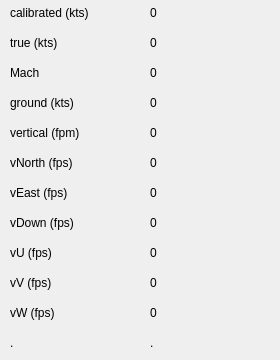
    <widget class="QWidget" name="tab_2">
     <attribute name="title">
      <string>Speed</string>
     </attribute>
     <widget class="QLabel" name="dataLabel_19">
      <property name="geometry">
       <rect>
        <x>150</x>
        <y>184</y>
        <width>121</width>
        <height>17</height>
       </rect>
      </property>
      <property name="text">
       <string>0</string>
      </property>
     </widget>
     <widget class="QLabel" name="dataLabel_22">
      <property name="geometry">
       <rect>
        <x>150</x>
        <y>274</y>
        <width>121</width>
        <height>17</height>
       </rect>
      </property>
      <property name="text">
       <string>0</string>
      </property>
     </widget>
     <widget class="QLabel" name="outputlabel_13">
      <property name="geometry">
       <rect>
        <x>10</x>
        <y>274</y>
        <width>111</width>
        <height>17</height>
       </rect>
      </property>
      <property name="text">
       <string>vV (fps)</string>
      </property>
     </widget>
     <widget class="QLabel" name="outputlabel_14">
      <property name="geometry">
       <rect>
        <x>10</x>
        <y>94</y>
        <width>111</width>
        <height>17</height>
       </rect>
      </property>
      <property name="text">
       <string>ground (kts)</string>
      </property>
     </widget>
     <widget class="QLabel" name="dataLabel_23">
      <property name="geometry">
       <rect>
        <x>150</x>
        <y>304</y>
        <width>121</width>
        <height>17</height>
       </rect>
      </property>
      <property name="text">
       <string>0</string>
      </property>
     </widget>
     <widget class="QLabel" name="dataLabel_14">
      <property name="geometry">
       <rect>
        <x>150</x>
        <y>34</y>
        <width>121</width>
        <height>17</height>
       </rect>
      </property>
      <property name="text">
       <string>0</string>
      </property>
     </widget>
     <widget class="QLabel" name="outputlabel_15">
      <property name="geometry">
       <rect>
        <x>10</x>
        <y>4</y>
        <width>111</width>
        <height>17</height>
       </rect>
      </property>
      <property name="text">
       <string>calibrated (kts)</string>
      </property>
     </widget>
     <widget class="QLabel" name="outputlabel_16">
      <property name="geometry">
       <rect>
        <x>10</x>
        <y>124</y>
        <width>111</width>
        <height>17</height>
       </rect>
      </property>
      <property name="text">
       <string>vertical (fpm)</string>
      </property>
     </widget>
     <widget class="QLabel" name="outputlabel_17">
      <property name="geometry">
       <rect>
        <x>10</x>
        <y>184</y>
        <width>111</width>
        <height>17</height>
       </rect>
      </property>
      <property name="text">
       <string>vEast (fps)</string>
      </property>
     </widget>
     <widget class="QLabel" name="outputlabel_18">
      <property name="geometry">
       <rect>
        <x>10</x>
        <y>304</y>
        <width>111</width>
        <height>17</height>
       </rect>
      </property>
      <property name="text">
       <string>vW (fps)</string>
      </property>
     </widget>
     <widget class="QLabel" name="outputlabel_19">
      <property name="geometry">
       <rect>
        <x>10</x>
        <y>154</y>
        <width>111</width>
        <height>17</height>
       </rect>
      </property>
      <property name="text">
       <string>vNorth (fps)</string>
      </property>
     </widget>
     <widget class="QLabel" name="dataLabel_18">
      <property name="geometry">
       <rect>
        <x>150</x>
        <y>154</y>
        <width>121</width>
        <height>17</height>
       </rect>
      </property>
      <property name="text">
       <string>0</string>
      </property>
     </widget>
     <widget class="QLabel" name="dataLabel_17">
      <property name="geometry">
       <rect>
        <x>150</x>
        <y>124</y>
        <width>121</width>
        <height>17</height>
       </rect>
      </property>
      <property name="text">
       <string>0</string>
      </property>
     </widget>
     <widget class="QLabel" name="outputlabel_20">
      <property name="geometry">
       <rect>
        <x>10</x>
        <y>64</y>
        <width>111</width>
        <height>17</height>
       </rect>
      </property>
      <property name="text">
       <string>Mach</string>
      </property>
     </widget>
     <widget class="QLabel" name="outputlabel_21">
      <property name="geometry">
       <rect>
        <x>10</x>
        <y>244</y>
        <width>111</width>
        <height>17</height>
       </rect>
      </property>
      <property name="text">
       <string>vU (fps)</string>
      </property>
     </widget>
     <widget class="QLabel" name="outputlabel_22">
      <property name="geometry">
       <rect>
        <x>10</x>
        <y>34</y>
        <width>111</width>
        <height>17</height>
       </rect>
      </property>
      <property name="text">
       <string>true (kts)</string>
      </property>
     </widget>
     <widget class="QLabel" name="dataLabel_20">
      <property name="geometry">
       <rect>
        <x>150</x>
        <y>214</y>
        <width>121</width>
        <height>17</height>
       </rect>
      </property>
      <property name="text">
       <string>0</string>
      </property>
     </widget>
     <widget class="QLabel" name="dataLabel_21">
      <property name="geometry">
       <rect>
        <x>150</x>
        <y>244</y>
        <width>121</width>
        <height>17</height>
       </rect>
      </property>
      <property name="text">
       <string>0</string>
      </property>
     </widget>
     <widget class="QLabel" name="dataLabel_24">
      <property name="geometry">
       <rect>
        <x>150</x>
        <y>334</y>
        <width>121</width>
        <height>17</height>
       </rect>
      </property>
      <property name="text">
       <string>.</string>
      </property>
     </widget>
     <widget class="QLabel" name="dataLabel_13">
      <property name="geometry">
       <rect>
        <x>150</x>
        <y>4</y>
        <width>121</width>
        <height>17</height>
       </rect>
      </property>
      <property name="text">
       <string>0</string>
      </property>
     </widget>
     <widget class="QLabel" name="outputlabel_23">
      <property name="geometry">
       <rect>
        <x>10</x>
        <y>214</y>
        <width>101</width>
        <height>17</height>
       </rect>
      </property>
      <property name="text">
       <string>vDown (fps)</string>
      </property>
     </widget>
     <widget class="QLabel" name="outputlabel_24">
      <property name="geometry">
       <rect>
        <x>10</x>
        <y>334</y>
        <width>111</width>
        <height>17</height>
       </rect>
      </property>
      <property name="text">
       <string>.</string>
      </property>
     </widget>
     <widget class="QLabel" name="dataLabel_16">
      <property name="geometry">
       <rect>
        <x>150</x>
        <y>94</y>
        <width>121</width>
        <height>17</height>
       </rect>
      </property>
      <property name="text">
       <string>0</string>
      </property>
     </widget>
     <widget class="QLabel" name="dataLabel_15">
      <property name="geometry">
       <rect>
        <x>150</x>
        <y>64</y>
        <width>121</width>
        <height>17</height>
       </rect>
      </property>
      <property name="text">
       <string>0</string>
      </property>
     </widget>
    </widget>
